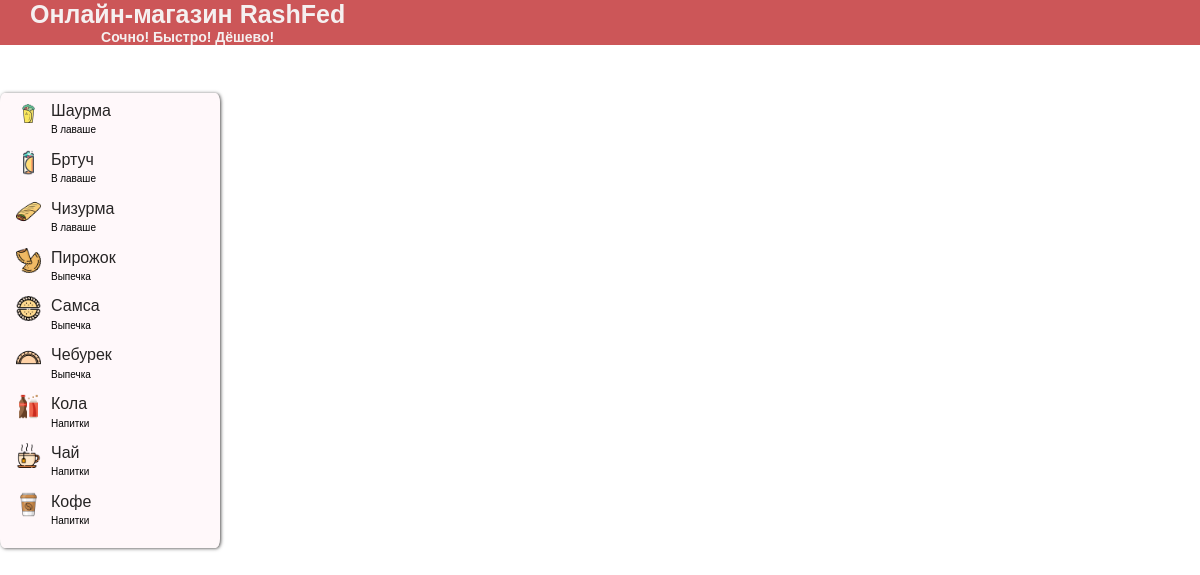
The app's page /category/2/, older data.
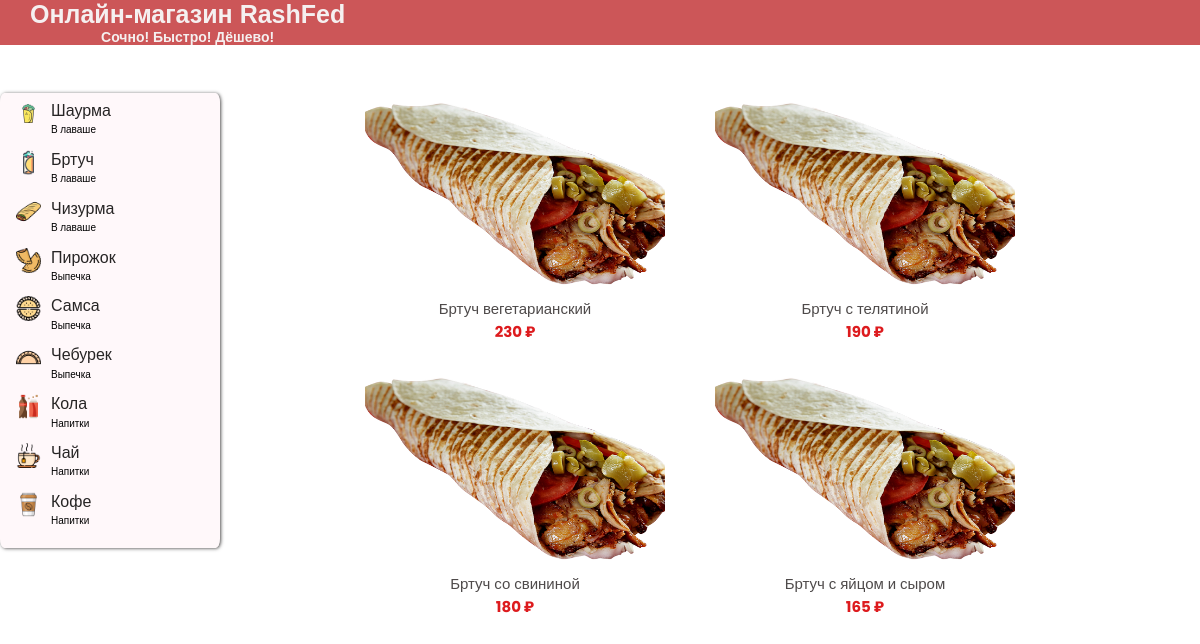
The same page, newer data.
### shop/models.py (models this page shows, shortened)
class Categories(models.Model):
    name = models.CharField(max_length=50, verbose_name="Категория")
    subcategory = models.CharField(max_length=50, verbose_name="Подкатегория")
    photo = models.ImageField(upload_to="photos/%Y/%m/%d/", verbose_name="Фото", blank=True)
    class Meta():
        verbose_name = "Категория"
        verbose_name_plural = "Категории"
        ordering = ['subcategory']

class Products(models.Model):
    name = models.CharField(max_length=50, verbose_name='Продукт')
    category = models.ForeignKey("Categories", models.PROTECT, null=True, verbose_name='Категория')
    price = models.PositiveSmallIntegerField(verbose_name="Цена")
    photo = models.ImageField(upload_to="photos/%Y/%m/%d/", verbose_name="Фото", blank=True)
    class Meta():
        verbose_name = "Продукт"
        verbose_name_plural = "Продукты"
        ordering = ['-price']

### shop/views.py (the view)
# urls.py: path('category/<int:category_id>/', get_product),
def get_product(request, category_id):
    products = Products.objects.filter(category_id=category_id)
    categories = Categories.objects.all()
    return render(request, 'shop/index.html', {'products':products, 'categories':categories})

### shop/templates/shop/index.html (shortened to what this page needs)
{% load static %}
<!DOCTYPE html>
<html>
    <head>
        <link rel="stylesheet" href="{% static 'normalize.css'%}">
        <link rel="stylesheet" href="{% static 'style.css'%}">
    </head>
    <body>
        <header class = "header-wrapper">
                <div class="header-logo">
                    <div class="header-text">
                        <a href="/"><h1>Онлайн-магазин RashFed</h1></a>
                        <h3>Cочно! Быстро! Дёшево!</h3>
                    </div>
                </div>
        </header>
        <main>
            <div class="home-page-wrapper">
                <div class="home-page-menu">
                    {% for category in categories %}
                        <div class="menu-root">
                            <img src="{{ category.photo.url }}" alt="#">
                            <div class = "menu-info">
                                <a href="/category/{{category.pk}}">{{ category.name }}</a>
                                <div class = "menu-subinfo">
                                    {{ category.subcategory }}
                                </div>
                            </div>
                        </div>
                    {% endfor %}
                </div>
                <div class="home-page-center">
                    {% for product in products %}
                        <div class="product-block">
                            <div class="product-block-image">
                                {% if product.photo %}
                                <img src="{{ product.photo.url }}" alt="PRODUCT">
                                {% endif %}
                            </div>
                            <div class="product-block-name">
                                {{ product.name }}
                                <div class="product-block-cost">
                                    {{ product.price }} ₽
                                </div>
                            </div>
                        </div>
                    {% endfor %}
                </div>
            </div>
        </main>
    </body>
</html>

### shop/static/style.css (style rules this page uses)
*, *::before, *::after { box-sizing: border-box; }
html { font-size: 62.5%; }
.header-wrapper { position: sticky; top:0; background-color: #cc5658; display: flex; justify-content: space-between; align-items: center; color: #f5f0f0 }
.header-logo { display: flex; align-items: center; }
.header-text { text-align: center; font-family: Arial, Helvetica, sans-serif; margin-left: 3rem; }
.header-text h1 { margin: 0; font-size: 2.5rem; }
.header-text h3 { margin: 0; font-size: 1.4rem; }
.header-text a { text-decoration: none; color: #f5f0f0; }
.home-page-wrapper { display: flex; margin-top: 2.3rem; }
.home-page-menu { position: sticky; top: 6.5rem; width: 22rem; margin-top: 2.5rem; background-color: #ffe7ef50; box-shadow: .1rem 0.05rem 0.35rem rgb(83, 82, 82); height: 45.5rem; border-radius: 2%; }
.menu-root { display: flex; margin-top: 0.2rem; max-height: 6.5rem; padding: 0.6rem 1.6rem; }
.menu-root img { margin-right: 1rem; height: 2.5rem; width: 2.5rem; }
.menu-info { font-family: "Fredoka", sans-serif; font-size: 1.6rem; box-sizing: border-box; }
.menu-info a { text-decoration: none; color: rgb(39, 37, 37); }
.menu-subinfo { display: block; margin-top: .5rem; font-size: 1rem; }
.home-page-center { display: flex; flex-wrap:wrap; padding: 0 9.5rem; width: 144rem; flex-direction: row; max-width: calc(100% - 22rem); }
.product-block { border-radius: 10%; margin-top: 2.5rem; margin-left: 5rem; height: 25rem; width: 30rem; }
.product-block-image img { height: 20rem; width: 30rem; }
.product-block-name { text-align: center; color: #4e4a4a; font-size: 1.5rem; font-family: "Noto Sans", sans-serif; margin-top: .5rem; }
.product-block-cost { color: #dd1b1e; font-size: 1.5rem; font-weight: 700; font-family: "Poppins", sans-serif; margin-top: .5rem; }

Row changes from the older to the newer data that the page shows:
added Products: photo (picture), name "Бртуч вегетарианский", price "230"
added Products: photo (picture), name "Бртуч с телятиной", price "190"
added Products: photo (picture), name "Бртуч со свининой", price "180"
added Products: photo (picture), name "Бртуч с яйцом и сыром", price "165"
